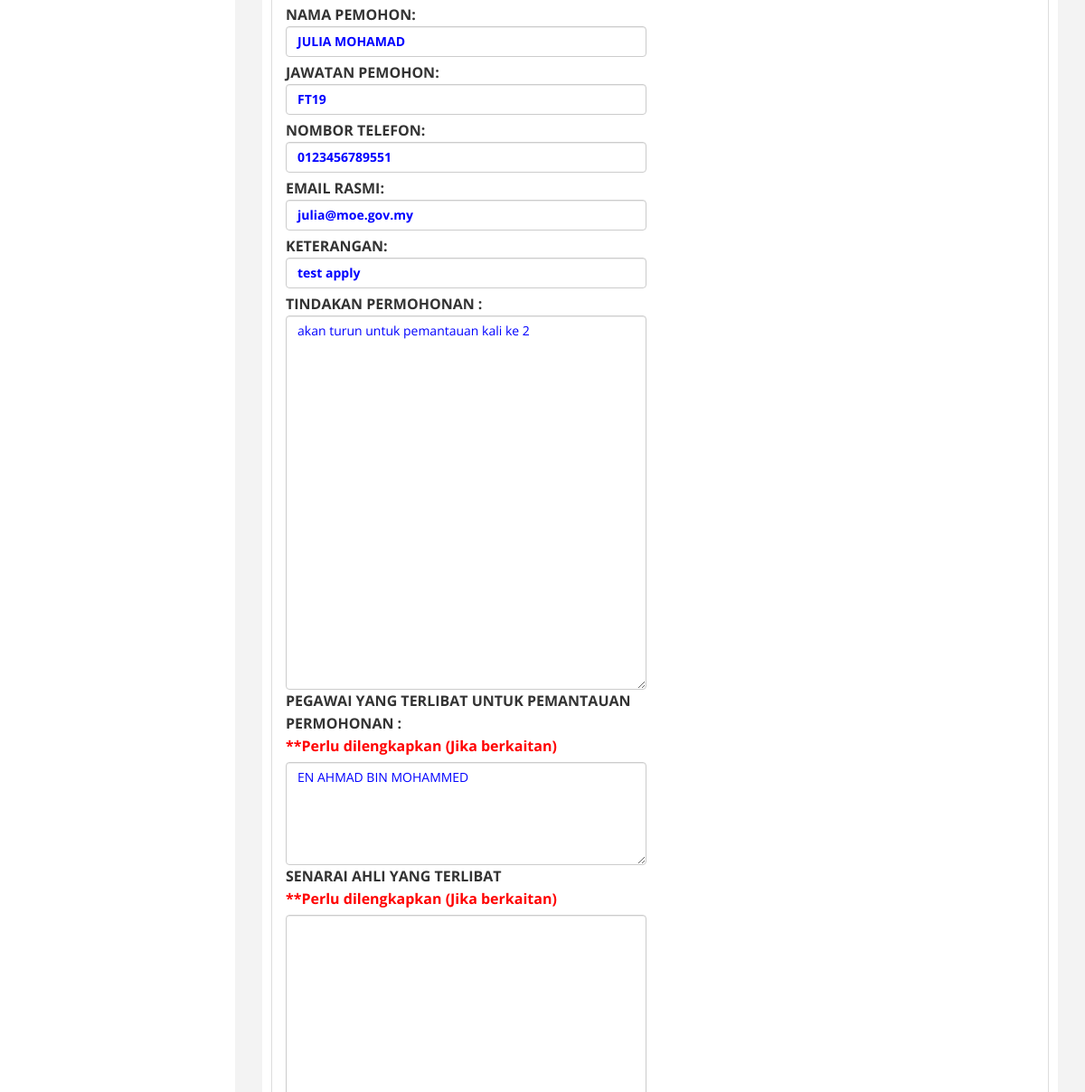
Before: /laporan_pantau.php?no_tiket=62&sekolah=SMK BUKIT PASIR (middle part) with the older database file.
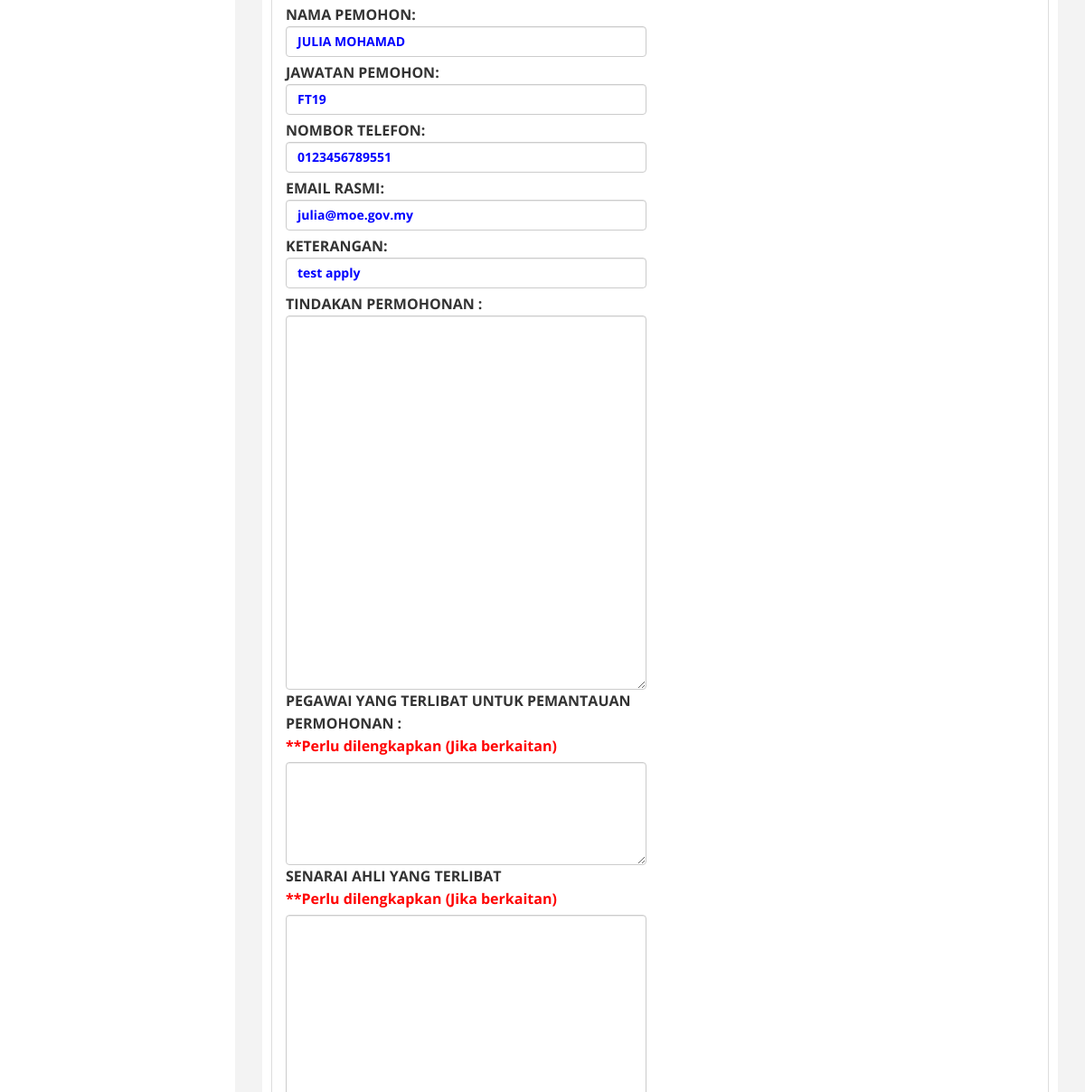
After: the same page with the newer database file.
### tables this page shows
CREATE TABLE `permohonan` (
  `id_mohon` int(255) NOT NULL,
  `tarikh` date NOT NULL,
  `no_tiket` varchar(100) NOT NULL,
  `ppd` enum('KINTA UTARA','KINTA SELATAN','BATANG PADANG','MANJUNG','KERIAN','KUALA KANGSAR','HILIR PERAK','LARUT MATANG @ SELAMA','HULU PERAK','PERAK TENGAH','BAGAN DATUK') NOT NULL,
  `sekolah` varchar(100) NOT NULL,
  `kod_sekolah` varchar(100) NOT NULL,
  `nama_pelapor` varchar(100) NOT NULL,
  `jawatan_pelapor` varchar(100) NOT NULL,
  `telefon_pelapor` varchar(100) NOT NULL,
  `email` varchar(200) NOT NULL,
  `keterangan` varchar(1000) NOT NULL,
  `status` enum('DALAM PROSES','DALAM PEMANTAUAN','SELESAI','') NOT NULL,
  `pegawai_pantau` varchar(255) NOT NULL,
  `kumpulan` varchar(100) NOT NULL,
  `laporan_pantau` varchar(1000) NOT NULL,
  `laporan_selesai` varchar(1000) NOT NULL,
  `komen_jpn` varchar(255) NOT NULL
);

### laporan_pantau.php (the view, shortened to what this page needs)
<?php include "include/dbconnect.php"; ?>
<!DOCTYPE html>
<html xmlns="http://www.w3.org/1999/xhtml">
<head>
<?php
  include 'include/header.php';
  $id_mohon = $_REQUEST['no_tiket'];
  $permohonan = mysqli_query($conn, "SELECT * FROM permohonan WHERE id_mohon=".$id_mohon);
  $row = mysqli_fetch_array($permohonan);
 ?>
  </head>
<body>
        <div id="page-wrapper" >
            <div id="page-inner">
                 <div class="panel panel-default">
                        <div class="panel-body">
                            <div class="row">
                                <div class="col-md-6">
     <form method="post" action="permohonan_status.php" class="input_form">
     <div class="form-group">
       <p><strong>NAMA SEKOLAH:</strong><label class="form-control" style="color:#00F"><?php echo $row['sekolah'];?></label>
        <strong>NAMA PEMOHON:</strong><label class="form-control" style="color:#00F"><?php echo $row['nama_pelapor'];?></label>
        <strong>JAWATAN PEMOHON:</strong><label class="form-control" style="color:#00F"><?php echo $row['jawatan_pelapor'];?></label>
        <strong>NOMBOR TELEFON:</strong><label class="form-control" style="color:#00F"><?php echo $row['telefon_pelapor'];?></label>
         <strong>EMAIL RASMI:</strong><label class="form-control" style="color:#00F"><?php echo $row['email'];?></label>
        <strong>KETERANGAN:</strong>
        <label name="keterangan" rows="20" class="form-control" style="color:#00F"><?php echo $row['keterangan'];?></label>
  <strong>TINDAKAN PERMOHONAN :</strong>
  <textarea name="laporan_pantau" rows="20" class="form-control" style="color:#00F"><?php echo $row['laporan_pantau'];?></textarea>
        <strong>PEGAWAI YANG TERLIBAT UNTUK PEMANTAUAN PERMOHONAN : </strong><label style="color:#F00">**Perlu dilengkapkan (Jika berkaitan)</label>
        <textarea name="pegawai_pantau" rows="5" class="form-control" style="color:#00F"><?php echo $row['pegawai_pantau'];?></textarea>
        <strong>SENARAI AHLI YANG TERLIBAT </strong><label style="color:#F00">**Perlu dilengkapkan (Jika berkaitan)</label>
        <textarea name="kumpulan" rows="20" class="form-control" style="color:#00F"><?php echo $row['kumpulan'];?></textarea>
</form>

Changed rows visible on the page:
changed permohonan "JULIA MOHAMAD": laporan_pantau "akan turun untuk pemantauan kali ke 2" → (not shown); pegawai_pantau "EN AHMAD BIN MOHAMMED" → (not shown)
